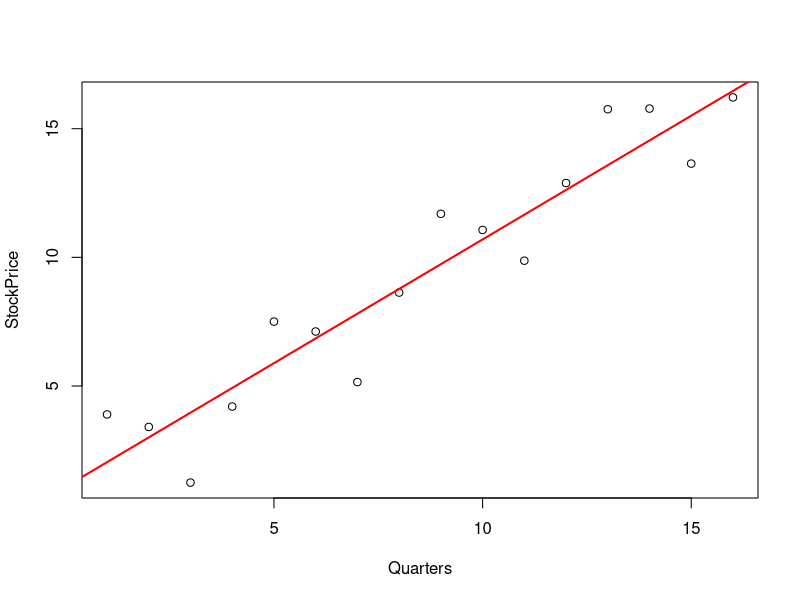
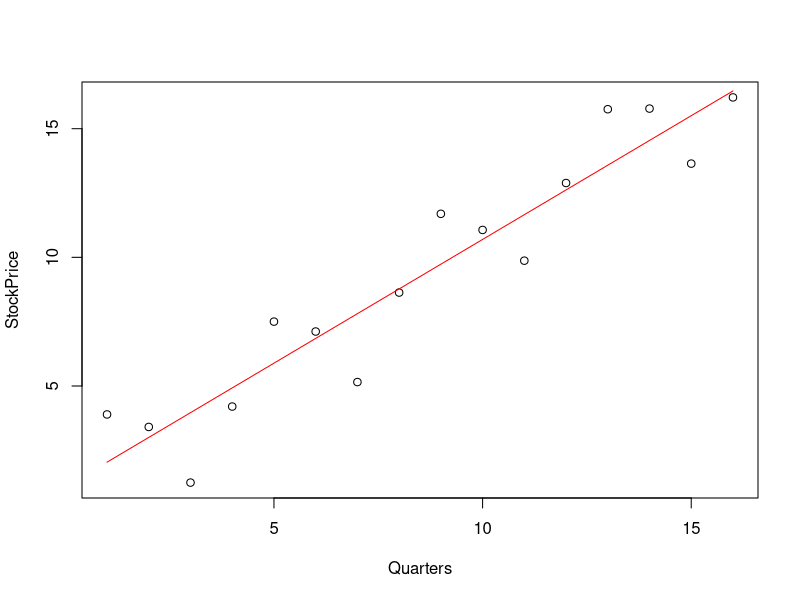
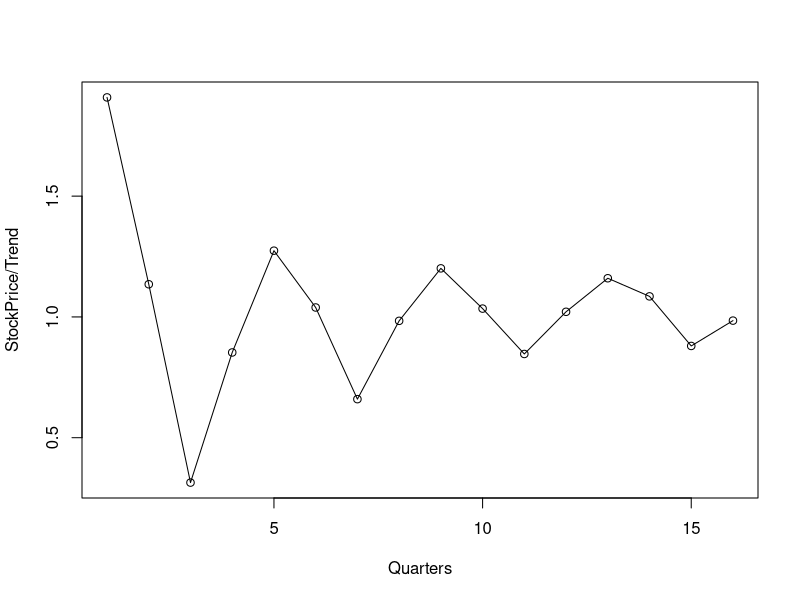

The R source for these figures, in order:
# ***Note this picks up at Part 3 of the README***

# Multiplicative Decomposition of Time Series Models


# Create a vector track of quarters across 4 years
Quarters<-c(1, 2, 3, 4, 5, 6, 7, 8, 9, 10, 11, 12, 13, 14, 15, 16)

# Create a vector to model stock prices across 4 years
StockPrice<-c(3.89414, 3.40792, 1.24523, 4.20107,
              7.50202, 7.11712, 5.1522, 8.63096,
              11.6921, 11.0655, 9.87043, 12.8885,
              15.7568, 15.7817, 13.6428, 16.2162)


# Plot the data points
plot(x = Quarters, y = StockPrice)

# Add a line of best fit
abline(lm(StockPrice~Quarters), col="red", lwd=2)


# Calculate the alpha and beta coefficients, where model Y = alpha + beta * time
Beta <- (length(Quarters) * sum(StockPrice * Quarters) - sum(StockPrice)*sum(Quarters))/
  (length(Quarters) * sum(Quarters ^ 2) - sum(Quarters) ^ 2 )
Alpha <- mean(StockPrice) - Beta * mean(Quarters) 
 
# Now caluclate the trend line Y = = alpha + beta * time
Trend <- Alpha + Beta * Quarters

# Plot the data and add the trend line
plot(x= Quarters, y = StockPrice)
lines(Trend, col = "red")


# Plot Y/Trend to leave just the cyclical component
# NOTE: type = "o" plots dots and line connection
plot(x= Quarters, y = StockPrice/Trend, type = "o")


# To get cyclical trend,  we need to get the average of each quarter
QuartersInYear = 4
FirstQuarterSum <- 0
SecondQuarterSum <- 0 
ThirdQuarterSum <- 0 
FourthQuarterSum <- 0
for (i in 0:3){
  FirstQuarterSum = FirstQuarterSum + StockPrice[1 + i*QuartersInYear]
  SecondQuarterSum = SecondQuarterSum + StockPrice[2 + i*QuartersInYear]
  ThirdQuarterSum = ThirdQuarterSum + StockPrice[3 + i*QuartersInYear]
  FourthQuarterSum = FourthQuarterSum + StockPrice[4 + i*QuartersInYear]
}
YearlyCycle <- c(mean(FirstQuarterSum), mean(SecondQuarterSum), mean(ThirdQuarterSum), mean(FourthQuarterSum))
FourYearCycle <- rep(YearlyCycle, each = 4)
